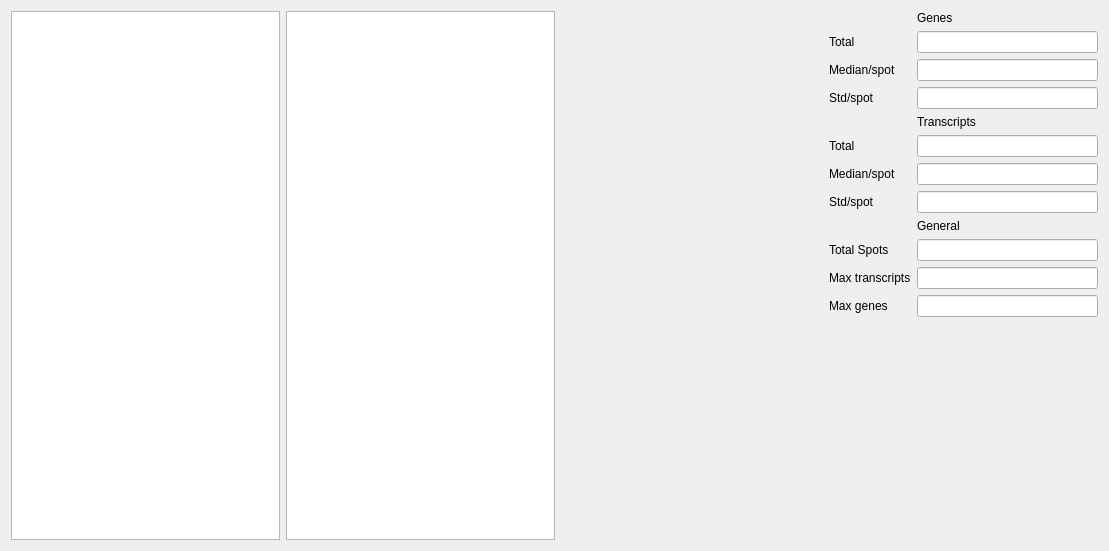
<?xml version="1.0" encoding="UTF-8"?>
<ui version="4.0">
 <class>analysisQC</class>
 <widget class="QWidget" name="analysisQC">
  <property name="geometry">
   <rect>
    <x>0</x>
    <y>0</y>
    <width>1109</width>
    <height>551</height>
   </rect>
  </property>
  <property name="maximumSize">
   <size>
    <width>1600</width>
    <height>1200</height>
   </size>
  </property>
  <property name="windowTitle">
   <string>QC Stats</string>
  </property>
  <property name="styleSheet">
   <string notr="true"/>
  </property>
  <layout class="QVBoxLayout" name="verticalLayout">
   <item>
    <layout class="QHBoxLayout" name="horizontalLayout">
     <item>
      <widget class="QtCharts::QChartView" name="genesPlot">
       <property name="minimumSize">
        <size>
         <width>85</width>
         <height>85</height>
        </size>
       </property>
      </widget>
     </item>
     <item>
      <widget class="QtCharts::QChartView" name="transcriptsPlot">
       <property name="minimumSize">
        <size>
         <width>85</width>
         <height>85</height>
        </size>
       </property>
      </widget>
     </item>
     <item>
      <spacer name="horizontalSpacer">
       <property name="orientation">
        <enum>Qt::Horizontal</enum>
       </property>
       <property name="sizeHint" stdset="0">
        <size>
         <width>40</width>
         <height>20</height>
        </size>
       </property>
      </spacer>
     </item>
     <item>
      <layout class="QGridLayout" name="gridLayout">
       <item row="10" column="1">
        <widget class="QLineEdit" name="maxTranscripts">
         <property name="mouseTracking">
          <bool>false</bool>
         </property>
         <property name="acceptDrops">
          <bool>false</bool>
         </property>
         <property name="toolTip">
          <string>The maximum number of transcripts in a spot</string>
         </property>
         <property name="statusTip">
          <string>The maximum number of transcripts in a spot</string>
         </property>
         <property name="readOnly">
          <bool>true</bool>
         </property>
        </widget>
       </item>
       <item row="5" column="1">
        <widget class="QLineEdit" name="totalTranscripts">
         <property name="mouseTracking">
          <bool>false</bool>
         </property>
         <property name="acceptDrops">
          <bool>false</bool>
         </property>
         <property name="toolTip">
          <string>The total number of transcripts</string>
         </property>
         <property name="statusTip">
          <string>The total number of transcripts</string>
         </property>
         <property name="text">
          <string/>
         </property>
         <property name="readOnly">
          <bool>true</bool>
         </property>
        </widget>
       </item>
       <item row="7" column="1">
        <widget class="QLineEdit" name="stdTranscripts">
         <property name="toolTip">
          <string>The standard deviation of transcripts per spot</string>
         </property>
         <property name="statusTip">
          <string>The standard deviation of transcripts per spot</string>
         </property>
         <property name="text">
          <string/>
         </property>
         <property name="readOnly">
          <bool>true</bool>
         </property>
        </widget>
       </item>
       <item row="4" column="1">
        <widget class="QLabel" name="label_8">
         <property name="text">
          <string>Transcripts</string>
         </property>
        </widget>
       </item>
       <item row="6" column="0">
        <widget class="QLabel" name="label_7">
         <property name="text">
          <string>Median/spot</string>
         </property>
        </widget>
       </item>
       <item row="3" column="0">
        <widget class="QLabel" name="label_4">
         <property name="text">
          <string>Std/spot</string>
         </property>
        </widget>
       </item>
       <item row="2" column="0">
        <widget class="QLabel" name="label_3">
         <property name="text">
          <string>Median/spot</string>
         </property>
        </widget>
       </item>
       <item row="5" column="0">
        <widget class="QLabel" name="label_5">
         <property name="text">
          <string>Total</string>
         </property>
        </widget>
       </item>
       <item row="1" column="1">
        <widget class="QLineEdit" name="totalGenes">
         <property name="mouseTracking">
          <bool>false</bool>
         </property>
         <property name="acceptDrops">
          <bool>false</bool>
         </property>
         <property name="toolTip">
          <string>The total number of genes</string>
         </property>
         <property name="statusTip">
          <string>The total number of genes</string>
         </property>
         <property name="readOnly">
          <bool>true</bool>
         </property>
        </widget>
       </item>
       <item row="10" column="0">
        <widget class="QLabel" name="label_10">
         <property name="text">
          <string>Max transcripts</string>
         </property>
        </widget>
       </item>
       <item row="11" column="0">
        <widget class="QLabel" name="label_11">
         <property name="text">
          <string>Max genes</string>
         </property>
        </widget>
       </item>
       <item row="9" column="0">
        <widget class="QLabel" name="label_9">
         <property name="text">
          <string>Total Spots</string>
         </property>
        </widget>
       </item>
       <item row="2" column="1">
        <widget class="QLineEdit" name="medianGenes">
         <property name="mouseTracking">
          <bool>false</bool>
         </property>
         <property name="acceptDrops">
          <bool>false</bool>
         </property>
         <property name="toolTip">
          <string>The median os genes per spot</string>
         </property>
         <property name="statusTip">
          <string>The median os genes per spot</string>
         </property>
         <property name="readOnly">
          <bool>true</bool>
         </property>
        </widget>
       </item>
       <item row="11" column="1">
        <widget class="QLineEdit" name="maxGenes">
         <property name="mouseTracking">
          <bool>false</bool>
         </property>
         <property name="acceptDrops">
          <bool>false</bool>
         </property>
         <property name="toolTip">
          <string>The maximum number of genes in a spot</string>
         </property>
         <property name="statusTip">
          <string>The maximum number of genes in a spot</string>
         </property>
         <property name="readOnly">
          <bool>true</bool>
         </property>
        </widget>
       </item>
       <item row="8" column="1">
        <widget class="QLabel" name="label_12">
         <property name="text">
          <string>General</string>
         </property>
        </widget>
       </item>
       <item row="7" column="0">
        <widget class="QLabel" name="label_6">
         <property name="text">
          <string>Std/spot</string>
         </property>
        </widget>
       </item>
       <item row="0" column="1">
        <widget class="QLabel" name="label">
         <property name="text">
          <string>Genes</string>
         </property>
        </widget>
       </item>
       <item row="1" column="0">
        <widget class="QLabel" name="label_2">
         <property name="text">
          <string>Total</string>
         </property>
        </widget>
       </item>
       <item row="9" column="1">
        <widget class="QLineEdit" name="totalSpots">
         <property name="mouseTracking">
          <bool>false</bool>
         </property>
         <property name="acceptDrops">
          <bool>false</bool>
         </property>
         <property name="toolTip">
          <string>The total number of spots</string>
         </property>
         <property name="statusTip">
          <string>The total number of spots</string>
         </property>
         <property name="readOnly">
          <bool>true</bool>
         </property>
        </widget>
       </item>
       <item row="3" column="1">
        <widget class="QLineEdit" name="stdGenes">
         <property name="mouseTracking">
          <bool>false</bool>
         </property>
         <property name="acceptDrops">
          <bool>false</bool>
         </property>
         <property name="toolTip">
          <string>The standard deviation os genes per spot</string>
         </property>
         <property name="readOnly">
          <bool>true</bool>
         </property>
        </widget>
       </item>
       <item row="6" column="1">
        <widget class="QLineEdit" name="medianTranscripts">
         <property name="mouseTracking">
          <bool>false</bool>
         </property>
         <property name="acceptDrops">
          <bool>false</bool>
         </property>
         <property name="toolTip">
          <string>The median of transcripts per spot</string>
         </property>
         <property name="statusTip">
          <string>The median of transcripts per spot</string>
         </property>
         <property name="text">
          <string/>
         </property>
         <property name="readOnly">
          <bool>true</bool>
         </property>
        </widget>
       </item>
       <item row="12" column="1">
        <spacer name="verticalSpacer">
         <property name="orientation">
          <enum>Qt::Vertical</enum>
         </property>
         <property name="sizeHint" stdset="0">
          <size>
           <width>20</width>
           <height>40</height>
          </size>
         </property>
        </spacer>
       </item>
      </layout>
     </item>
    </layout>
   </item>
  </layout>
 </widget>
 <customwidgets>
  <customwidget>
   <class>QtCharts::QChartView</class>
   <extends>QGraphicsView</extends>
   <header location="global">QtCharts/QChartView&gt;
#include &lt;QtCharts/chartsnamespace.h</header>
  </customwidget>
 </customwidgets>
 <resources/>
 <connections/>
</ui>
